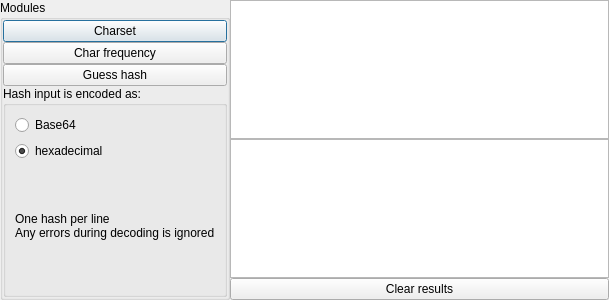
<?xml version="1.0" encoding="UTF-8"?>
<ui version="4.0">
<comment>
  * Released as open source by NCC Group Plc - http://www.nccgroup.com/
  *
  * Developed by Gabriel Caudrelier, gabriel dot caudrelier at nccgroup dot com
  *
  * https://github.com/nccgroup/pip3line
  *
  * Released under AGPL see LICENSE for more information
</comment>
 <class>AnalyseDialog</class>
 <widget class="QDialog" name="AnalyseDialog">
  <property name="geometry">
   <rect>
    <x>0</x>
    <y>0</y>
    <width>609</width>
    <height>300</height>
   </rect>
  </property>
  <property name="windowTitle">
   <string>Analysing sample</string>
  </property>
  <layout class="QHBoxLayout" name="horizontalLayout">
   <property name="spacing">
    <number>0</number>
   </property>
   <property name="margin">
    <number>0</number>
   </property>
   <item>
    <widget class="QGroupBox" name="modulesGroupBox">
     <property name="title">
      <string>Modules</string>
     </property>
     <layout class="QVBoxLayout" name="verticalLayout">
      <property name="spacing">
       <number>0</number>
      </property>
      <property name="margin">
       <number>0</number>
      </property>
      <item>
       <widget class="QPushButton" name="charsetPushButton">
        <property name="text">
         <string>Charset</string>
        </property>
       </widget>
      </item>
      <item>
       <widget class="QPushButton" name="charFrequencyPushButton">
        <property name="text">
         <string>Char frequency</string>
        </property>
       </widget>
      </item>
      <item>
       <widget class="QPushButton" name="guessHashpushButton">
        <property name="text">
         <string>Guess hash</string>
        </property>
       </widget>
      </item>
      <item>
       <widget class="QGroupBox" name="inputDecodingGroupBox">
        <property name="title">
         <string>Hash input is encoded as:</string>
        </property>
        <layout class="QVBoxLayout" name="verticalLayout_4">
         <item>
          <widget class="QRadioButton" name="base64RadioButton">
           <property name="text">
            <string>Base64</string>
           </property>
          </widget>
         </item>
         <item>
          <widget class="QRadioButton" name="hexadecimalRadioButton">
           <property name="text">
            <string>hexadecimal</string>
           </property>
           <property name="checked">
            <bool>true</bool>
           </property>
          </widget>
         </item>
         <item>
          <widget class="QLabel" name="label">
           <property name="text">
            <string>One hash per line
Any errors during decoding is ignored</string>
           </property>
           <property name="wordWrap">
            <bool>true</bool>
           </property>
          </widget>
         </item>
        </layout>
       </widget>
      </item>
     </layout>
    </widget>
   </item>
   <item>
    <widget class="QWidget" name="widget" native="true">
     <layout class="QVBoxLayout" name="verticalLayout_7">
      <property name="spacing">
       <number>0</number>
      </property>
      <property name="margin">
       <number>0</number>
      </property>
      <item>
       <widget class="QPlainTextEdit" name="inputPlainTextEdit"/>
      </item>
      <item>
       <widget class="QPlainTextEdit" name="resultsPlainTextEdit">
        <property name="readOnly">
         <bool>true</bool>
        </property>
        <property name="plainText">
         <string notr="true"/>
        </property>
       </widget>
      </item>
      <item>
       <widget class="QPushButton" name="cleanPushButton">
        <property name="text">
         <string>Clear results</string>
        </property>
       </widget>
      </item>
     </layout>
    </widget>
   </item>
  </layout>
  <action name="actionImportFile">
   <property name="text">
    <string>importFile</string>
   </property>
  </action>
 </widget>
 <resources/>
 <connections/>
 <slots>
  <slot>launchAnalysis()</slot>
  <slot>onInputRightClick(QPoint)</slot>
 </slots>
</ui>
